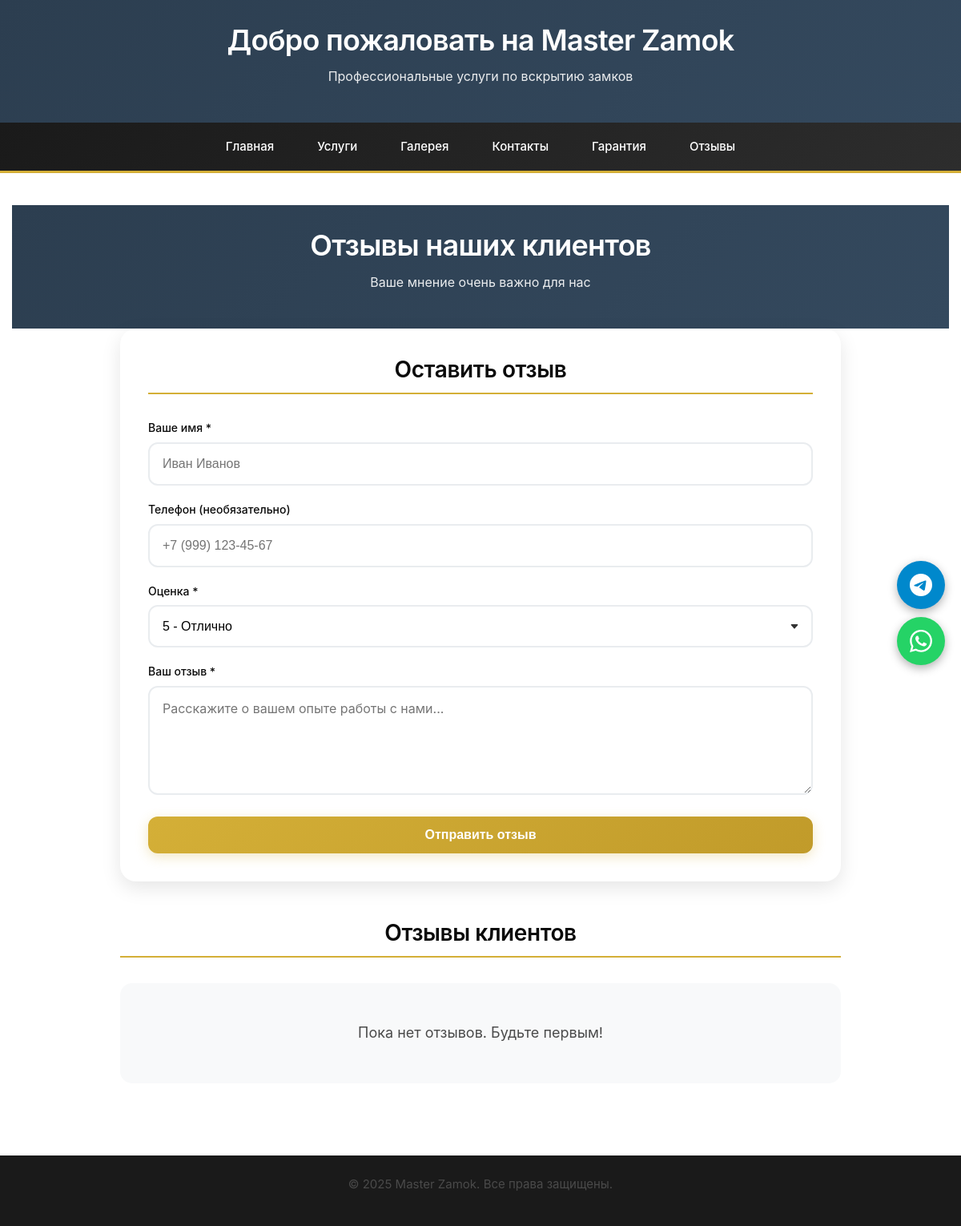
/otziv/, run on an earlier commit of the app's database.
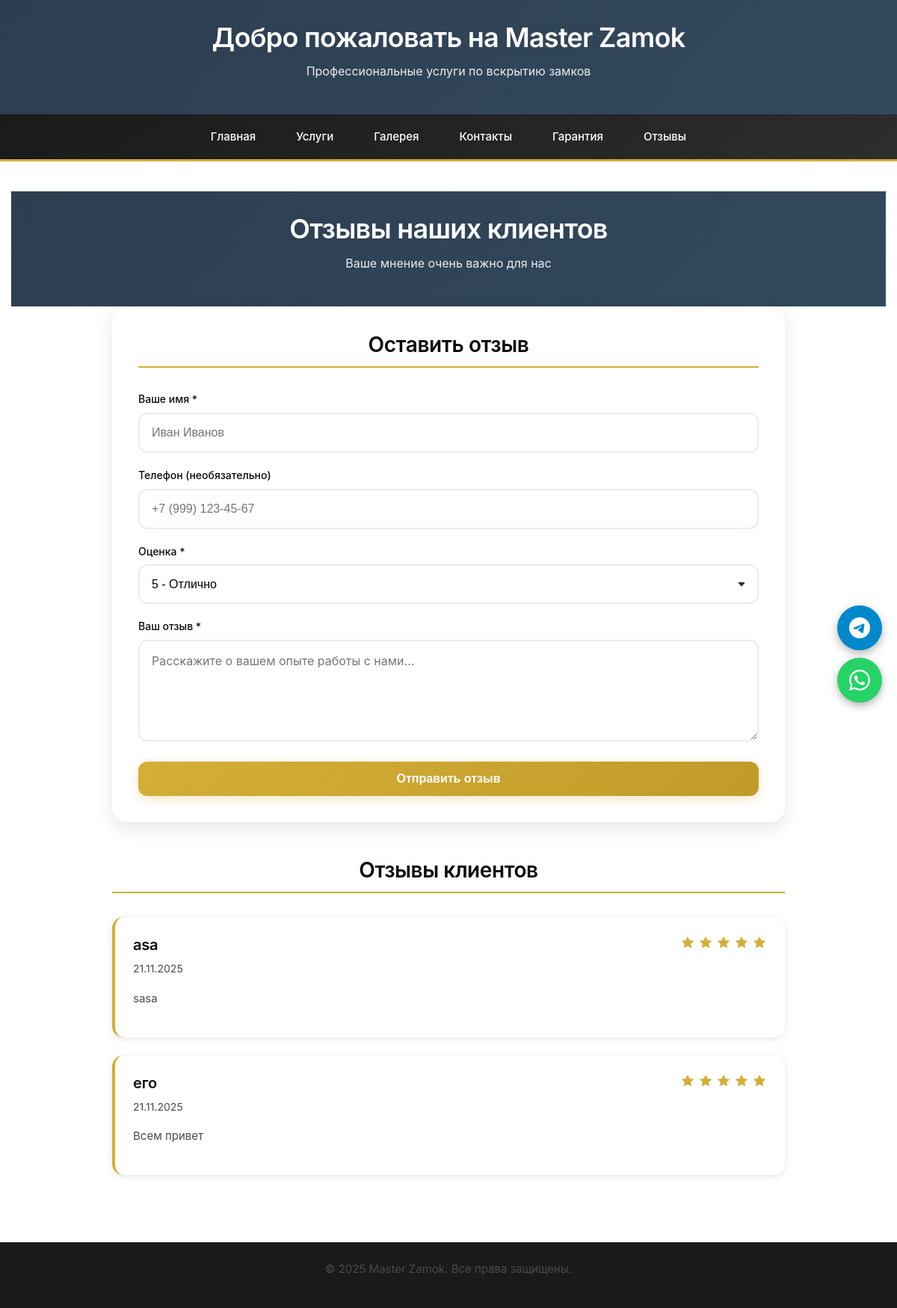
And on a later commit of the database.
### mainapp/models.py (models this page shows, shortened)
class Review(models.Model):
    RATING_CHOICES = [
        (5, '5 - Отлично'),
        (4, '4 - Хорошо'),
        (3, '3 - Удовлетворительно'),
        (2, '2 - Плохо'),
        (1, '1 - Очень плохо'),
    ]
    name = models.CharField(max_length=200, verbose_name='Имя')
    text = models.TextField(verbose_name='Текст отзыва')
    rating = models.IntegerField(choices=RATING_CHOICES, default=5, verbose_name='Оценка')
    phone = models.CharField(max_length=50, blank=True, verbose_name='Телефон')
    created_at = models.DateTimeField(auto_now_add=True, verbose_name='Дата создания')
    is_published = models.BooleanField(default=False, verbose_name='Опубликован')
    class Meta:
        verbose_name = 'Отзыв'
        verbose_name_plural = 'Отзывы'
        ordering = ['-created_at']

### mainapp/views.py (the view, shortened to what this page needs)
# urls.py: path('otziv/', views.otziv, name='otziv'),
def otziv(request):
    reviews = Review.objects.filter(is_published=True).order_by('-created_at')
    context = {
        'reviews': reviews,
    }
    return render(request, 'otziv.html', context)

### mainapp/templates/otziv.html (shortened to what the changed rows need)
{% extends 'base.html' %}
{% load static %}
{% block content %}
<section class="main-header">
    <div class="container">
        <h1>Отзывы наших клиентов</h1>
    </div>
</section>
<section class="section">
    <div class="container">
        <div style="max-width: 900px; margin: 0 auto;">
            <div class="order-form-box" style="margin-bottom: 3rem;">
                <h2 class="section-title" style="text-align: center; margin-bottom: 2rem;">Оставить отзыв</h2>
            </div>
            <h2 class="section-title" style="margin-bottom: 2rem;">Отзывы клиентов</h2>
            {% if reviews %}
                <div style="display: flex; flex-direction: column; gap: 1.5rem;">
                    {% for review in reviews %}
                    <div class="review-card">
                        <div style="display: flex; justify-content: space-between; align-items: start; margin-bottom: 1rem;">
                            <div>
                                <h3 style="margin: 0 0 0.5rem 0; font-size: 1.25rem; font-weight: 600; color: #0a0a0a; line-height: 1.3; letter-spacing: -0.01em;">{{ review.name }}</h3>
                                <div style="display: flex; align-items: center; gap: 0.5rem; color: #4a4a4a; font-size: 0.875rem;">
                                    <span>{{ review.created_at|date:"d.m.Y" }}</span>
                                </div>
                            </div>
                            <div style="display: flex; align-items: center; gap: 0.25rem;">
                                {% for i in "12345"|make_list %}
                                    {% if forloop.counter <= review.rating %}
                                        <svg width="20" height="20" viewBox="0 0 24 24" fill="#d4af37" xmlns="http://www.w3.org/2000/svg">
                                            <path d="M12 2L15.09 8.26L22 9.27L17 14.14L18.18 21.02L12 17.77L5.82 21.02L7 14.14L2 9.27L8.91 8.26L12 2Z"/>
                                        </svg>
                                    {% else %}
                                        <svg width="20" height="20" viewBox="0 0 24 24" fill="#e9ecef" xmlns="http://www.w3.org/2000/svg">
                                            <path d="M12 2L15.09 8.26L22 9.27L17 14.14L18.18 21.02L12 17.77L5.82 21.02L7 14.14L2 9.27L8.91 8.26L12 2Z"/>
                                        </svg>
                                    {% endif %}
                                {% endfor %}
                            </div>
                        </div>
                        <p style="margin: 0; color: #4a4a4a; line-height: 1.6; font-size: 15px;">{{ review.text|linebreaks }}</p>
                    </div>
                    {% endfor %}
                </div>
            {% else %}
                <div style="text-align: center; padding: 3rem; background: #f8f9fa; border-radius: 15px; color: #4a4a4a;">
                    <p style="margin: 0; font-size: 1.125rem;">Пока нет отзывов. Будьте первым!</p>
                </div>
            {% endif %}
        </div>
    </div>
</section>
{% endblock %}

What changed in the data, as far as the page shows it:
added Review: name "asa", created_at "21.11.2025", rating 5 (drawn), text "sasa"
added Review: name "его", created_at "21.11.2025", rating 5 (drawn), text "Всем привет"
Also different on the page:
text no longer shown: "Пока нет отзывов. Будьте первым!"
